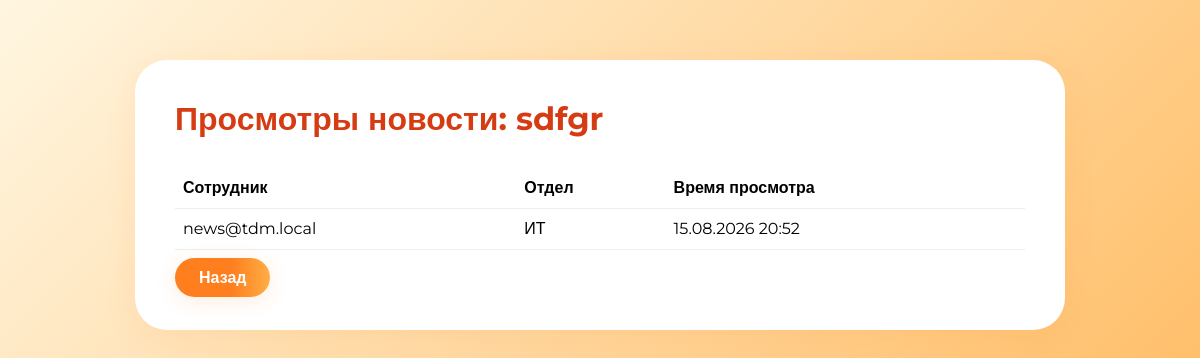
Page /news_admin/news/views/4 (signed in) on the committed database.
### app.py (models this page shows)
class News(db.Model):
    id = db.Column(db.Integer, primary_key=True)
    title = db.Column(db.String(255), nullable=False)
    content = db.Column(db.Text, nullable=False)
    created_at = db.Column(db.DateTime, default=lambda: datetime.now(timezone.utc) + timedelta(hours=3))
    created_by = db.Column(db.Integer, db.ForeignKey('user.id'))
    department_id = db.Column(
        db.Integer, db.ForeignKey('department.id'), nullable=True
    )
    views = db.relationship(
        'NewsView', backref='news', lazy=True, cascade='all, delete-orphan'
    )
    files = db.relationship(
        'NewsFile', backref='news', lazy=True, cascade='all, delete-orphan'
    )

class NewsView(db.Model):
    id = db.Column(db.Integer, primary_key=True)
    news_id = db.Column(db.Integer, db.ForeignKey('news.id'), nullable=False)
    user_id = db.Column(db.Integer, db.ForeignKey('user.id'), nullable=False)
    viewed_at = db.Column(db.DateTime, default=datetime.utcnow)

class User(db.Model):
    id = db.Column(db.Integer, primary_key=True)
    email = db.Column(db.String(120), unique=True, nullable=False)
    password = db.Column(db.String(128), nullable=False)
    is_confirmed = db.Column(db.Boolean, default=False)
    confirm_token = db.Column(db.String(64), nullable=True)
    role = db.Column(db.String(32), default='employee')
    department_id = db.Column(
        db.Integer, db.ForeignKey('department.id'), nullable=True
    )
    department = db.relationship(
        'Department', backref=db.backref('users', lazy=True)
    )
    news_views = db.relationship(
        'NewsView', backref='user', lazy=True, cascade='all, delete-orphan'
    )

class Department(db.Model):
    __tablename__ = 'department'
    id = db.Column(db.Integer, primary_key=True)
    name = db.Column(db.String(100), nullable=False, unique=True)

### app.py (the view)
@app.route('/news_admin/news/views/<int:news_id>')
@news_admin_required
def news_views(news_id):
    news_item = News.query.get_or_404(news_id)
    views = (
        NewsView.query.filter_by(news_id=news_id)
        .order_by(NewsView.viewed_at.desc())
        .all()
    )
    return render_template('news_views.html', news=news_item, views=views)

### app.py (called while the page is built)
def news_admin_required(f):
    @wraps(f)
    def decorated_function(*args, **kwargs):
        if 'user_id' not in session or session.get('role') != 'news_admin':
            return redirect(url_for('login'))
        return f(*args, **kwargs)
    return decorated_function

### templates/news_views.html (shortened to what this page needs)
<!DOCTYPE html>
<html lang="ru">
<head>
    <link href="https://cdn.jsdelivr.net/npm/bootstrap@5.3.2/dist/css/bootstrap.min.css" rel="stylesheet">
</head>
<body>
    <div class="container">
        <div class="dashboard-box">
            <h2>Просмотры новости: {{ news.title }}</h2>
            <table class="table">
                <thead>
                    <tr>
                        <th>Сотрудник</th>
                        <th>Отдел</th>
                        <th>Время просмотра</th>
                    </tr>
                </thead>
                <tbody>
                    {% for view in views %}
                    <tr>
                        <td>{{ view.user.email }}</td>
                        <td>
                            {% if view.user.department %}
                                {{ view.user.department.name }}
                            {% else %}
                                -
                            {% endif %}
                        </td>
                        <td>{{ view.viewed_at.strftime("%d.%m.%Y %H:%M") }}</td>
                    </tr>
                    {% else %}
                    <tr>
                        <td colspan="3" class="text-center text-muted">Нет данных о просмотрах</td>
                    </tr>
                    {% endfor %}
                </tbody>
            </table>
            <a href="{{ url_for('news_admin_news') }}" class="btn-main">Назад</a>
        </div>
    </div>
</body>
</html>

### templates/news_views.html (style rules this page uses)
body { font-family: 'Montserrat', sans-serif; background: linear-gradient(135deg, #fff6e1 0%, #ffae45 100%); margin: 0; padding: 0; min-height: 100vh; }
.container { max-width: 960px; margin: 60px auto; padding: 0 15px; }
.dashboard-box { background: #fff; border-radius: 32px; padding: 40px; box-shadow: 0 8px 32px rgba(255,127,31,0.1); animation: fadeInUp 0.8s ease-out; }
h2 { color: #d63c13; margin-bottom: 30px; font-weight: 700; }
table { width: 100%; border-collapse: collapse; margin-bottom: 20px; }
th, td { padding: 12px 15px; text-align: left; border-bottom: 1px solid #eee; }
thead { background: linear-gradient(90deg, #ffae45 0%, #fff6e1 100%); color: #444; }
.btn-main { background: linear-gradient(90deg, #ff7f1f 60%, #ffae45 100%); color: #fff; font-weight: 600; padding: 10px 24px; border: none; border-radius: 24px; box-shadow: 0 4px 20px rgba(255,127,31,0.15); transition: all 0.2s; text-decoration: none; }

### rows in the picture
News: title "sdfgr"
NewsView: user.email "news@tdm.local", user.department.name "ИТ", viewed_at "15.08.2026 20:52"
